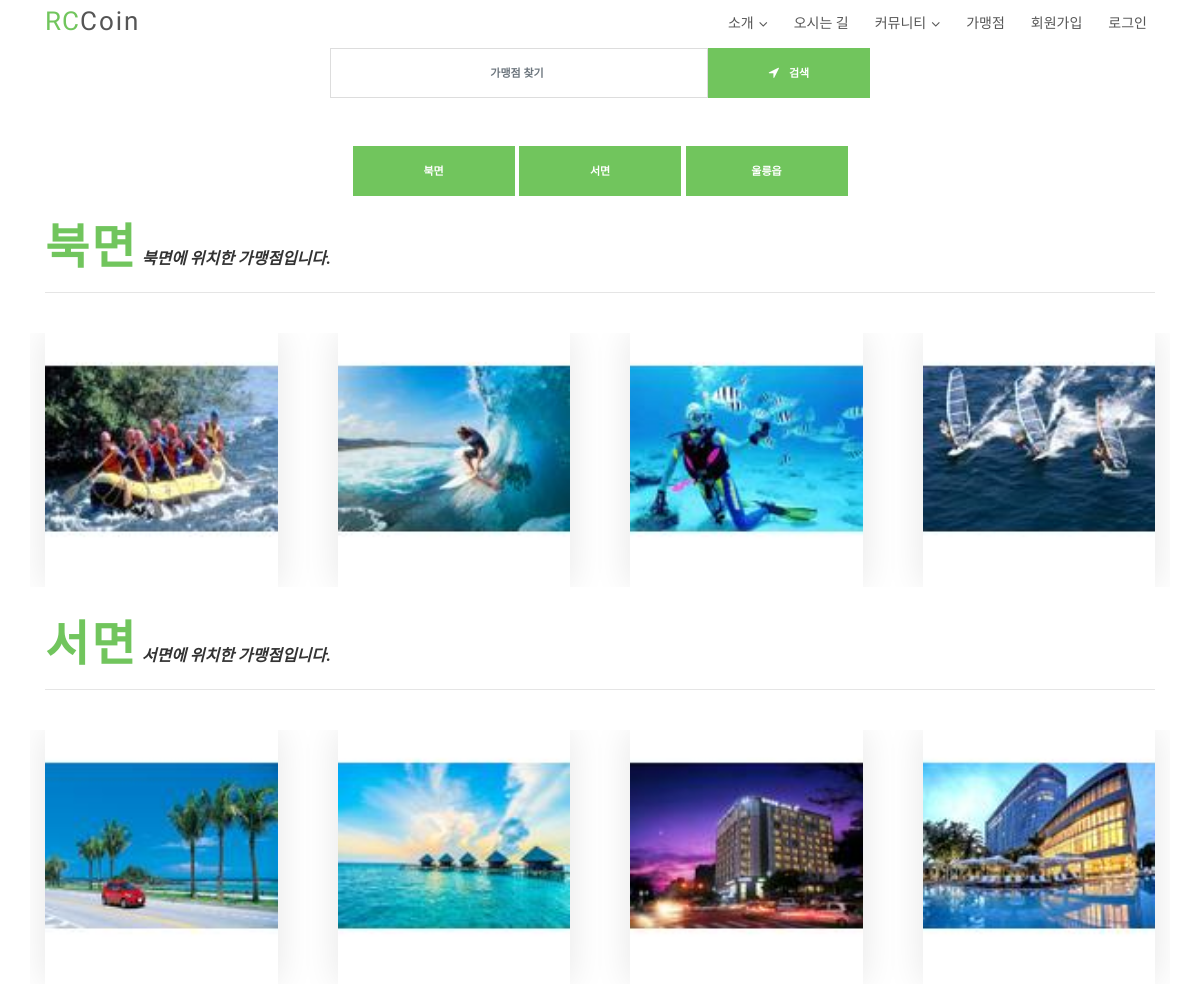
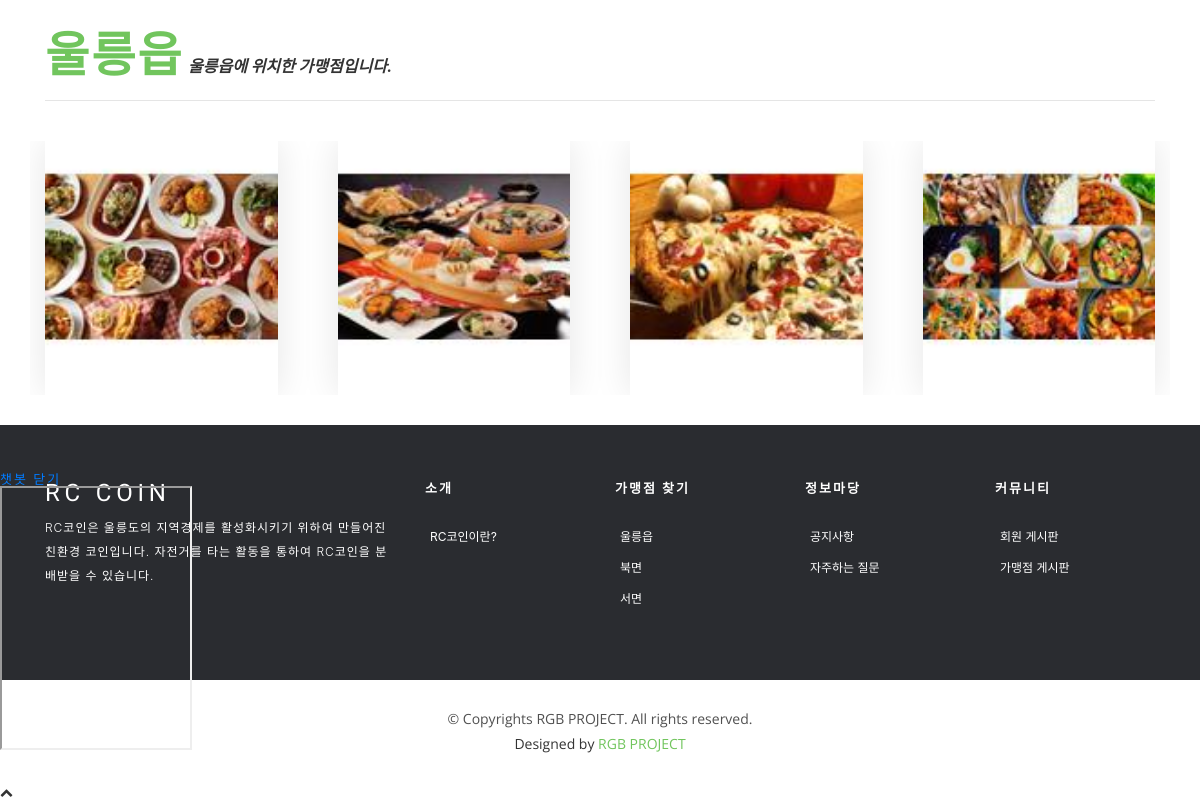
The app's page /photo/ with its own data (2 pictures, top to bottom).
### photo/models.py (models this page shows, shortened)
@python_2_unicode_compatible
class Album(models.Model):
    name = models.CharField(max_length=50)
    description = models.CharField('One Line Description', max_length=100, blank=True)
    class Meta:
        ordering = ['name']

@python_2_unicode_compatible
class Photo(models.Model):
    album = models.ForeignKey('Album', on_delete=models.CASCADE)
    title = models.CharField(max_length=50)
    image = ThumbnailImageField(upload_to='photo/%Y/%m')
    description = models.TextField('Photo Description', blank=True)
    upload_date = models.DateTimeField('Upload Date', auto_now_add=True)
    class Meta:
        ordering = ['title']
    def get_absolute_url(self):
        return reverse('photo:photo_detail', args=(self.id,))

### photo/views.py (the view)
class AlbumLV(ListView):
    model = Album

### photo/fields.py (called while the page is built)
def _add_thumb(s):
    parts = s.split(".")
    parts.insert(-1, "thumb")
    if parts[-1].lower() not in ['jpeg','jpg']:
        parts[-1]='jpg'
    return ".".join(parts)

    def _get_thumb_url(self):
        return _add_thumb(self.url)

### photo/templates/photo/album_list.html (shortened to what this page needs)
{% extends 'index_base.html' %}
{% load staticfiles %}
{% block content %}
{% block extrastyle %}{% static "photo/photo.css" %}{% endblock %}
<section id="newsletter" class="newsletter text-center">
    <BR>
      <div class="container">
        <div class="row justify-content-center">
          <div class="col-md-9 col-lg-6">
            <form class="form-inline" method="POST" action="#">
              <input type="search" class="form-control " placeholder="가맹점 찾기" name="store">
              <button type="submit" class="btn btn-default"><i class="fa fa-location-arrow"></i>검색</button>
            </form>
            <a href="{% url 'photo:album_detail' 3 %}"><button type="button" class="btn btn-default">북면</button></a>
            <a href="{% url 'photo:album_detail' 5 %}"><button type="button" class="btn btn-default">서면</button></a>
            <a href="{% url 'photo:album_detail' 2 %}"><button type="button" class="btn btn-default">울릉읍</button></a>
          </div>
        </div>
      </div>
    </section>
<section id="team">
    <div class="container">
        <br>
        {% for item in object_list %}
        <div class="clear_float">
            <h2 id="a" style="display:inline"><a href="{% url 'photo:album_detail' item.id %}"> {{ item.name }}</a></h2>
            <b><i>{{ item.description }}</i></b>
        </div>
        <hr/>
        <div class="album-list">
            <div class="row">
                <div class = "owl-carousel owl-theme">
                    {% for photo in item.photo_set.all %}
                    <div class="col-md-12 col-md-12 col-lg-12">
                        <div class="team-block bottom">
                        <a href="{{ photo.get_absolute_url }}">
                        <img class="thumbnail" src="{{ photo.image.thumb_url }}" />
                        </a>
                        </div>
                    </div>
                    {% endfor %}
                </div>
            </div>
        </div>
        {% endfor %}
    </div>
</section>
{% endblock %}

### static/css/style.css (style rules this page uses)
body { background-color: #fff; color: #333; }
h1, h2, h3, h4, h5, h6 { margin: 0; }
h2 { color: #000; font-weight: 600; }
a { letter-spacing: 2px; text-decoration: none; }
.btn { border: 1px solid #fff; border-radius: 50px; color: #fff; font-size: 11px; font-weight: 600; padding: 15px 40px; text-transform: uppercase; -moz-transition: all 0.5s ease-in-out 0s; -ms-transition: all 0.5s ease-in-out 0s; -o-transition: all 0.5s ease-in-out 0s; -webkit-transition: all 0.5s ease-in-out 0s; transition: all 0.5s ease-in-out 0s; }
.fa { font-size: 13px; }
.owl-item img { cursor: pointer; }
#team h2 { margin: 0 0 10px 0; font-size: 48px; font-weight: 700; line-height: 56px; font-family: "Philosopher", sans-serif; color: #71c55d; }
#team .team-block { box-shadow: 0 0 35px rgba(0, 0, 0, 0.1); height: 254px; overflow: hidden; position: relative; width: 100%; }
#team .team-block img { width: 100%; }
#team .container .clear_float h2 > a { margin: 0 0 10px 0; font-size: 48px; font-weight: 700; line-height: 56px; font-family: "Philosopher", sans-serif; color: #71c55d; }
#newsletter { background-size: cover; }
#newsletter .form-control { background-color: transparent; border: 1px solid #dddddd; border-radius: 0; color: #888; font-size: 11px; font-weight: 600; height: 50px; text-align: center; width: 70%; background: #fff; }
#newsletter .btn { background: #71c55d; border: 0; border-radius: 0; height: 50px; width: 30%; transition: 0.3s; }
#newsletter .btn .fa { padding-right: 10px; }

### records on screen
Album: name "북면", description "북면에 위치한 가맹점입니다."
Photo: shows a picture
Photo: shows a picture
Photo: shows a picture
Photo: shows a picture
Album: name "서면", description "서면에 위치한 가맹점입니다."
Photo: shows a picture
Photo: shows a picture
Photo: shows a picture
Photo: shows a picture
Album: name "울릉읍", description "울릉읍에 위치한 가맹점입니다."
Photo: shows a picture
Photo: shows a picture
Photo: shows a picture
Photo: shows a picture
